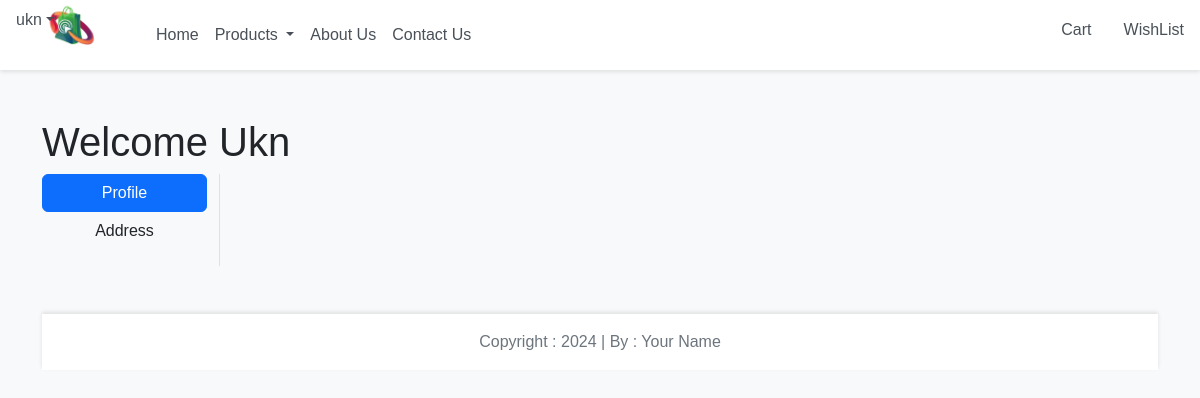
Page /address/ (signed in) on the earlier database version.
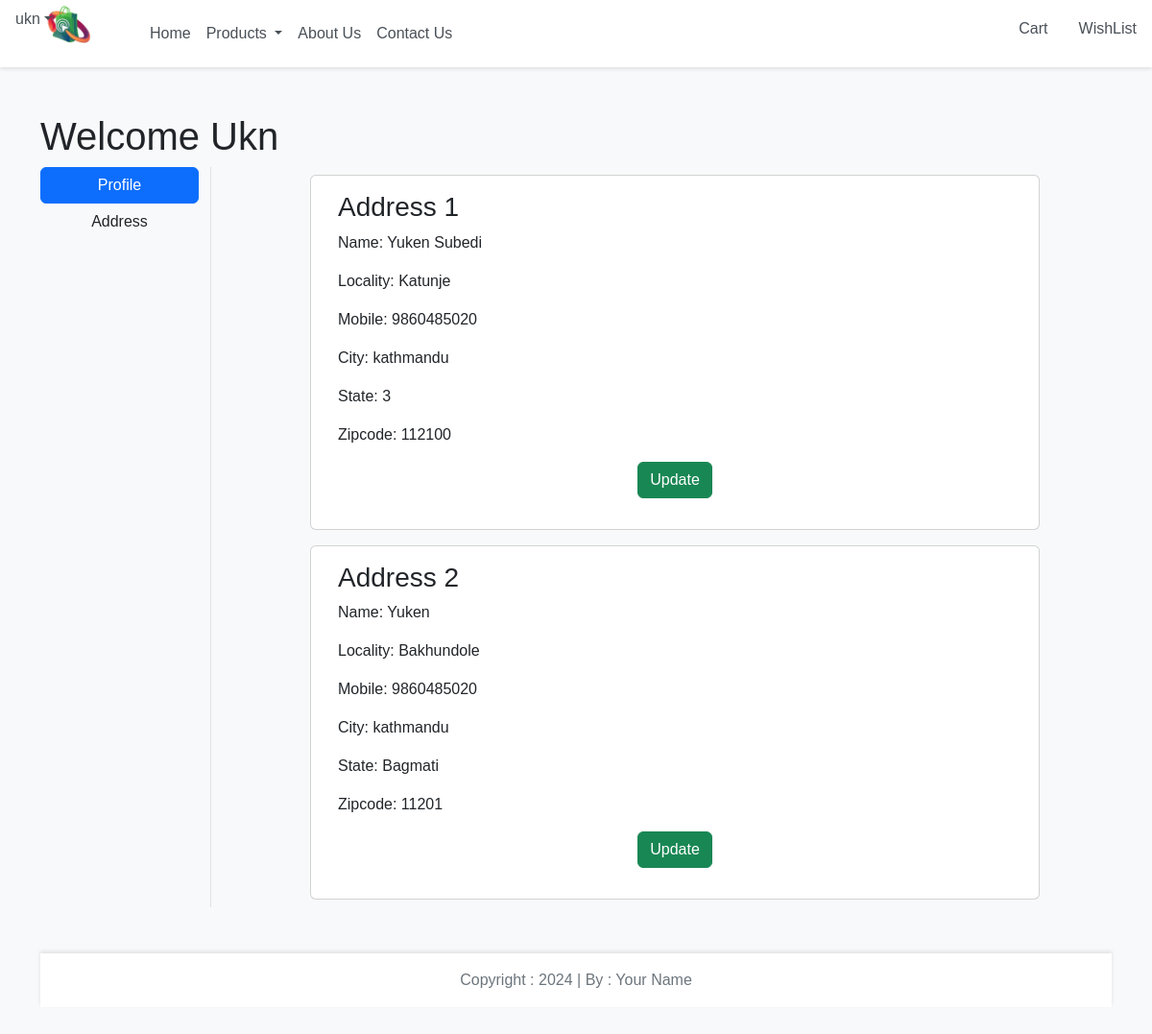
Same page on the later database version.
### app/models.py (models this page shows, shortened)
class Customer(models.Model):
    user = models.ForeignKey(User, on_delete=models.CASCADE)
    name = models.CharField(max_length=200)
    locality = models.CharField(max_length=200)
    city =  models.CharField(max_length= 100)
    mobile = models.IntegerField(default = 0)
    zipcode = models.IntegerField()
    state = models.CharField(choices=STATE_CHOICES,max_length=100)

### app/views.py (the view)
# urls.py: path("address/", views.address,name="address"),
@login_required
def address(request):
    add= Customer.objects.filter(user=request.user)
    return render(request, 'app/address.html',locals())

### app/templates/app/address.html (shortened to what this page needs)
{% extends 'app/base.html' %}
{% load static %}
{% block main-content %}
<div class="container my-5">
    <div class="row">
        <h1> Welcome <span class="text-capitalize">{{request.user}}</span></h1>
    <div class="col-sm-2 border-end">
        <ul class="list-unstyled">
            <li class="d-grid"><a href="{% url 'profile' %}" class="btn btn-primary">Profile</a></li>
            <li class="d-grid"><a href="{% url 'address' %}" class="btn ">Address</a></li>
        </ul>
    </div>
    <div class="col-sm-8 offset-sm-1">
        <div class="row">
            {% for ad in add %}
                <div class="card m-2">
                    <div class="card-body">
                        <h3>Address {{ forloop.counter }}</h3>
                        <p>Name: {{ad.name}}</p>
                        <p>Locality: {{ad.locality}}</p>
                        <p>Mobile: {{ad.mobile}}</p>
                        <p>City: {{ad.city}}</p>
                        <p>State: {{ad.state}}</p>
                        <p>Zipcode: {{ad.zipcode}}</p>
                        <p class="text-center"><a href="{% url 'updateAddress' pk=ad.id %}" type="button" class="btn btn-success">Update</a></p>
                    </div>
                </div>
            {% endfor %}
        </div>
    </div>
</div>
{% endblock main-content%}

Differences in the rows shown:
added Customer: name "Yuken Subedi", locality "Katunje", mobile "9860485020", city "kathmandu", state "3", zipcode "112100"
added Customer: name "Yuken", locality "Bakhundole", mobile "9860485020", city "kathmandu", state "Bagmati", zipcode "11201"
